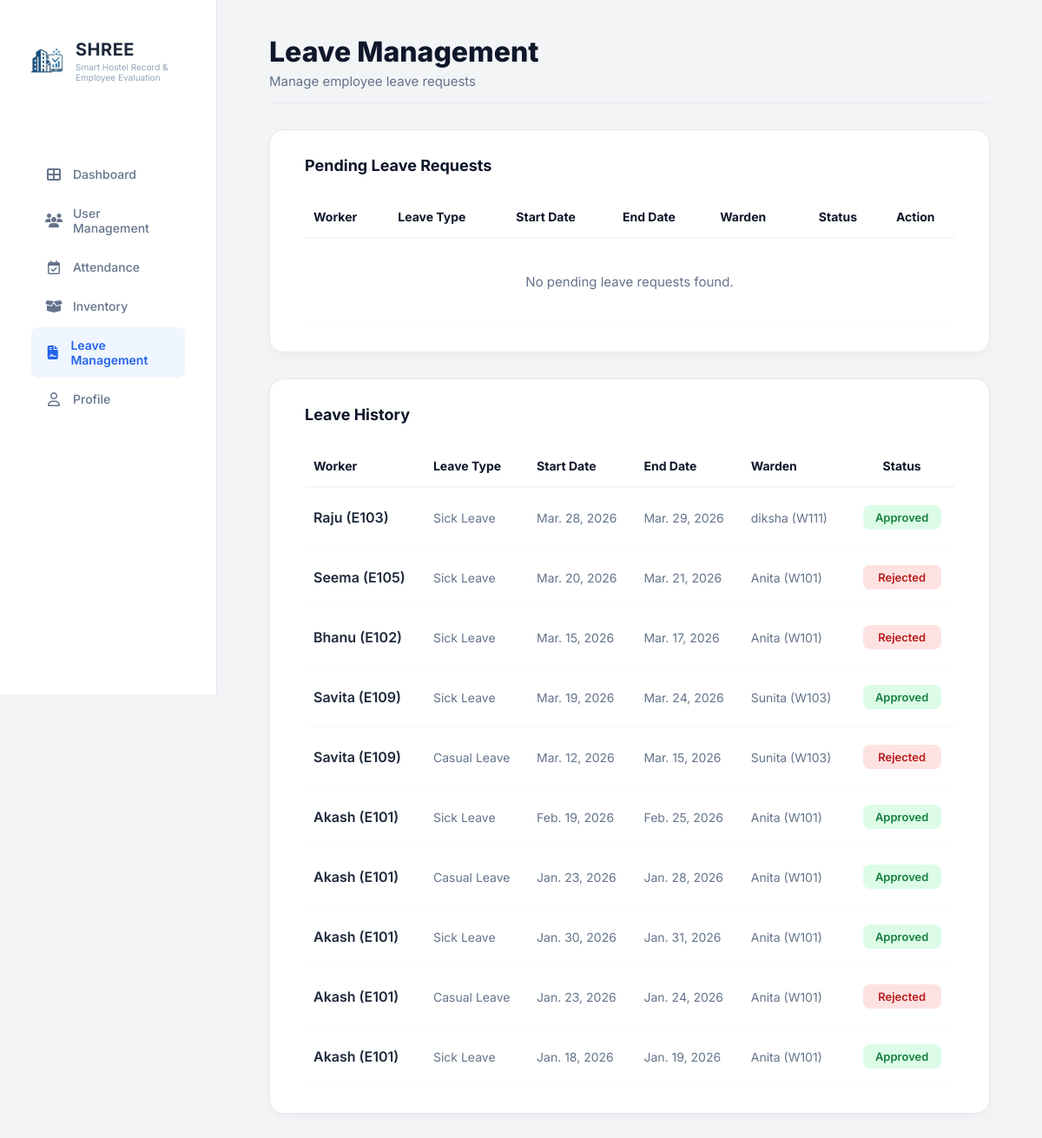
/Shree-admin/leave/ (signed in), run on an earlier commit of the app's database.
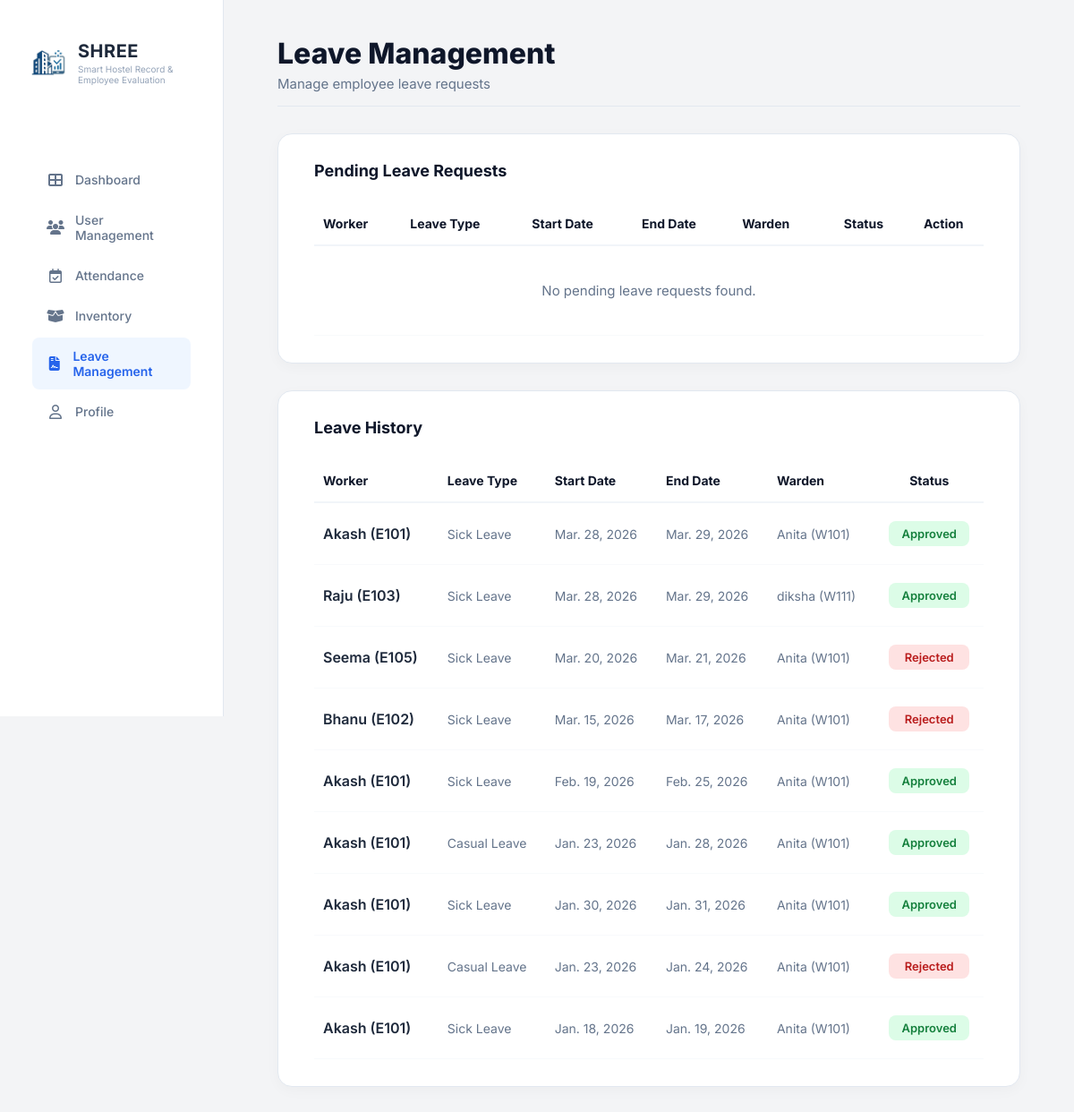
And on a later commit of the database.
### accounts/models.py (models this page shows)
class LeaveRequest(models.Model):
    STATUS_CHOICES = [('Pending', 'Pending'), ('Approved', 'Approved'), ('Rejected', 'Rejected')]
    worker = models.ForeignKey(Worker, on_delete=models.CASCADE, null=True, blank=True)
    warden = models.ForeignKey(Warden, on_delete=models.CASCADE)
    is_warden_request = models.BooleanField(default=False)
    leave_type = models.CharField(max_length=50)
    start_date = models.DateField()
    end_date = models.DateField()
    status = models.CharField(max_length=20, choices=STATUS_CHOICES, default='Pending')
    reason = models.TextField(null=True, blank=True)
    created_at = models.DateTimeField(auto_now_add=True)

class Worker(models.Model):
    ...
    phone_number = models.CharField(
        max_length=10,
        validators=[phone_validator],
        blank=True,
        null=True
    )

class Warden(models.Model):
    ...
    phone_number = models.CharField(
        max_length=10,
        validators=[phone_validator],
        blank=True,
        null=True
    )

### Shree1/views.py (the view, shortened to what this page needs)
# urls.py: path('Shree-admin/leave/', views.admin_leave_Management, name='admin_leave_Management'),
@login_required
def admin_leave_Management(request):
    pending_requests = LeaveRequest.objects.filter(status='Pending')
    leave_history = LeaveRequest.objects.exclude(status='Pending').order_by('-created_at') # latest pehle
    context = {
        'pending': pending_requests,
        'leave_history': leave_history,
    }
    return render(request, 'Shree1/admin_leave_Management.html', context)

### templates/Shree1/admin_leave_Management.html (shortened to what the changed rows need)
{% load static %}
<!doctype html>
<html lang="en">
  <head>
    <link
      rel="stylesheet"
      href="https://cdnjs.cloudflare.com/ajax/libs/font-awesome/6.4.0/css/all.min.css"
    />
    <link
      rel="stylesheet"
      href="{% static 'Shree1/css/dashboardAdmin.css' %}"
    />
    <link
      rel="stylesheet"
      href="{% static 'Shree1/css/admin_leave_Management.css' %}"
    />
  </head>
  <body>
    <div class="container">
      <aside class="sidebar">
        <div class="logo-section">
          <div class="logo-text">
            <h2 class="logo-name">SHREE</h2>
          </div>
        </div>
      </aside>
      <main class="main-content">
        <header class="top-header">
          <div class="header-titles">
            <h1>Leave Management</h1>
          </div>
        </header>
        <div class="leave-card">
          <div class="table-responsive">
            <table class="leave-table">
              <thead>
                <tr>
                  <th>Worker</th>
                  <th>Leave Type</th>
                  <th>Start Date</th>
                  <th>End Date</th>
                  <th>Warden</th>
                  <th class="center-align">Status</th>
                  <th class="center-align">Action</th>
                </tr>
              </thead>
            </table>
          </div>
        </div>
        <div class="leave-card mt-4">
          <div class="table-responsive">
            <table class="leave-table">
              <thead>
                <tr>
                  <th>Worker</th>
                  <th>Leave Type</th>
                  <th>Start Date</th>
                  <th>End Date</th>
                  <th>Warden</th>
                  <th class="center-align">Status</th>
                </tr>
              </thead>
              <tbody>
                {% for req in leave_history %}
                <tr>
                  <td class="primary-cell">
                    {{ req.worker.name }} ({{ req.worker.worker_id }})
                  </td>
                  <td class="muted-cell">{{ req.leave_type }}</td>
                  <td class="muted-cell">
                    {{ req.start_date|date:"M. d, Y" }}
                  </td>
                  <td class="muted-cell">{{ req.end_date|date:"M. d, Y" }}</td>
                  <td class="muted-cell">
                    {{ req.warden.name }} ({{ req.warden.warden_id }})
                  </td>
                  <td class="center-align">
                    <span
                      class="status {% if req.status == 'Approved' %}approved{% else %}rejected{% endif %}"
                    >
                      {{ req.status }}
                    </span>
                  </td>
                </tr>
                {% empty %}
                <tr>
                  <td colspan="6" class="empty-state">
                    No leave history found yet.
                  </td>
                </tr>
                {% endfor %}
              </tbody>
            </table>
          </div>
        </div>
      </main>
    </div>
  </body>
</html>

What changed in the data, as far as the page shows it:
removed LeaveRequest: worker.name "Savita", worker.worker_id "E109", leave_type "Sick Leave", start_date "Mar. 19, 2026", end_date "Mar. 24, 2026", warden.name "Sunita", warden.warden_id "W103", status "Approved"
removed LeaveRequest: worker.name "Savita", worker.worker_id "E109", leave_type "Casual Leave", start_date "Mar. 12, 2026", end_date "Mar. 15, 2026", warden.name "Sunita", warden.warden_id "W103", status "Rejected"
added LeaveRequest: worker.name "Akash", worker.worker_id "E101", leave_type "Sick Leave", start_date "Mar. 28, 2026", end_date "Mar. 29, 2026", warden.name "Anita", warden.warden_id "W101", status "Approved"
